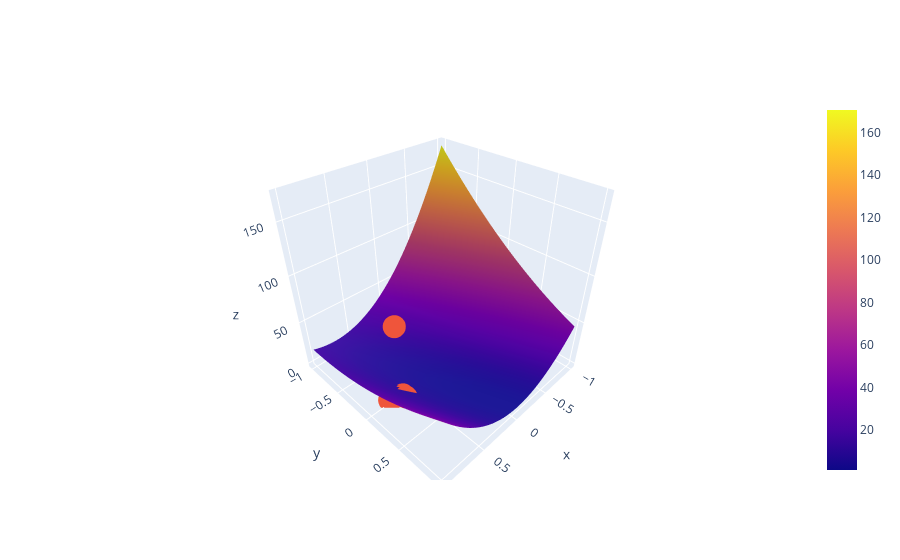

This figure's notebook cell:
### Markdown cell above
❓ [optional] What about 3D? Try to plot the same data on a [plot.ly 3D contour plot](https://plotly.com/python/3d-surface-plots/) below

### Code cell
import plotly.graph_objects as go

surface = go.Surface(x=range_a, y=range_b, z=Z)
# scatter = go.Scatter3d(x=history['a'], y=history['b'], z=history['loss'], mode='markers')
scatter = go.Scatter3d(
    x=history["a_history"],
    y=history["b_history"],
    z=history["loss_history"],
    mode="markers",
)
fig = go.Figure(data=[surface, scatter])

# fig.update_layout(title='Loss Function', autosize=False, width=500, height=500)
fig.show()
